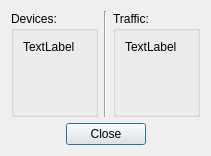
<?xml version="1.0" encoding="UTF-8"?>
<ui version="4.0">
 <class>staticsDialog</class>
 <widget class="QDialog" name="staticsDialog">
  <property name="geometry">
   <rect>
    <x>0</x>
    <y>0</y>
    <width>211</width>
    <height>156</height>
   </rect>
  </property>
  <property name="windowTitle">
   <string>Statistics</string>
  </property>
  <layout class="QVBoxLayout" name="verticalLayout">
   <item>
    <layout class="QHBoxLayout" name="horizontalLayout">
     <item>
      <widget class="QGroupBox" name="groupBox">
       <property name="minimumSize">
        <size>
         <width>0</width>
         <height>100</height>
        </size>
       </property>
       <property name="title">
        <string>Devices:</string>
       </property>
       <property name="alignment">
        <set>Qt::AlignLeading|Qt::AlignLeft|Qt::AlignTop</set>
       </property>
       <property name="flat">
        <bool>true</bool>
       </property>
       <property name="checkable">
        <bool>false</bool>
       </property>
       <layout class="QVBoxLayout" name="verticalLayout_3">
        <item>
         <widget class="QLabel" name="deviceLabel">
          <property name="text">
           <string>TextLabel</string>
          </property>
          <property name="alignment">
           <set>Qt::AlignLeading|Qt::AlignLeft|Qt::AlignTop</set>
          </property>
         </widget>
        </item>
       </layout>
      </widget>
     </item>
     <item>
      <widget class="Line" name="line">
       <property name="orientation">
        <enum>Qt::Vertical</enum>
       </property>
      </widget>
     </item>
     <item>
      <widget class="QGroupBox" name="groupBox_2">
       <property name="title">
        <string>Traffic:</string>
       </property>
       <property name="alignment">
        <set>Qt::AlignLeading|Qt::AlignLeft|Qt::AlignTop</set>
       </property>
       <layout class="QVBoxLayout" name="verticalLayout_2">
        <item>
         <widget class="QLabel" name="trafficLabel">
          <property name="text">
           <string>TextLabel</string>
          </property>
          <property name="alignment">
           <set>Qt::AlignLeading|Qt::AlignLeft|Qt::AlignTop</set>
          </property>
         </widget>
        </item>
       </layout>
      </widget>
     </item>
    </layout>
   </item>
   <item>
    <layout class="QHBoxLayout" name="horizontalLayout_2">
     <item>
      <spacer name="horizontalSpacer">
       <property name="orientation">
        <enum>Qt::Horizontal</enum>
       </property>
       <property name="sizeHint" stdset="0">
        <size>
         <width>40</width>
         <height>20</height>
        </size>
       </property>
      </spacer>
     </item>
     <item>
      <widget class="QPushButton" name="pushButton">
       <property name="maximumSize">
        <size>
         <width>250</width>
         <height>16777215</height>
        </size>
       </property>
       <property name="text">
        <string>Close</string>
       </property>
       <property name="icon">
        <iconset>
         <normaloff>:/im/images/not.png</normaloff>:/im/images/not.png</iconset>
       </property>
      </widget>
     </item>
     <item>
      <spacer name="horizontalSpacer_2">
       <property name="orientation">
        <enum>Qt::Horizontal</enum>
       </property>
       <property name="sizeHint" stdset="0">
        <size>
         <width>40</width>
         <height>20</height>
        </size>
       </property>
      </spacer>
     </item>
    </layout>
   </item>
  </layout>
 </widget>
 <resources/>
 <connections>
  <connection>
   <sender>pushButton</sender>
   <signal>clicked()</signal>
   <receiver>staticsDialog</receiver>
   <slot>accept()</slot>
   <hints>
    <hint type="sourcelabel">
     <x>119</x>
     <y>125</y>
    </hint>
    <hint type="destinationlabel">
     <x>197</x>
     <y>133</y>
    </hint>
   </hints>
  </connection>
 </connections>
</ui>
